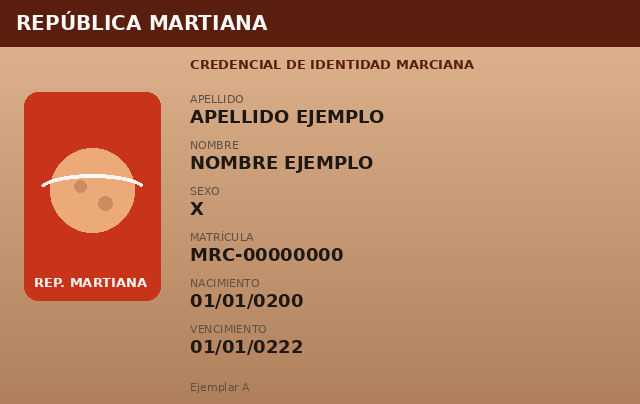
#> input picture HackLab/reversing-apk/desafio-62-capturando-al-ladron-hacklab-2026/assets/modelo-frente.png, 640 x 404 px, found by its file name
$ python forjar_frente.py modelo-frente.png forjado-frente.png
#> lines starting #> are read from the running program, lines starting #| are printed output that depends on the picture
#!/usr/bin/env python3
"""Reescribe los valores del frente de la CIM con los datos del objetivo,
manteniendo diseño, colores y logo intactos (para no superar el umbral del
hash perceptual del servidor).

Uso: python forjar_frente.py modelo-frente.png forjado-frente.png
"""
import sys
from PIL import Image, ImageDraw, ImageFont

src, out = sys.argv[1], sys.argv[2]
im = Image.open(src).convert("RGB")
#> im is the input picture: PIL image 640x404 RGB; mean R, G, B 182.9, 127.5, 95.1
d = ImageDraw.Draw(im)

TXT = (58, 36, 27)  # color del texto oscuro de la credencial
fuente = ImageFont.truetype("C:/Windows/Fonts/arialbd.ttf", 19)

# (x_izq, y_sup_valor, y_inf_valor, valor_nuevo)
valores = [
    (189, 108, 128, "VENKRA DOSS"),
    (189, 154, 174, "KAIRA LOM"),
    (189, 200, 216, "F"),
    (189, 246, 262, "MRC-48217390"),
    (189, 292, 310, "14/03/0219"),
    (189, 338, 356, "14/03/0241"),
]


def tapar_fondo(x0, y0, x1, y1):
    # El panel tiene un degradado: se copia una tira limpia (sin texto) de la
    # columna derecha de la misma banda y se estira para cubrir el valor viejo.
    strip = im.crop((440, y0, 460, y1)).resize((x1 - x0, y1 - y0))
    im.paste(strip, (x0, y0))


for x, y0, y1, _ in valores:
    tapar_fondo(x, y0 - 2, 470, y1 + 3)
#> this loop made 6 passes
#> pass 1, in tapar_fondo, `strip = im.crop((440, y0, 460, y1)).resize((x1 - x0, y1 - y0))`:
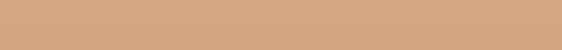
#> strip: PIL image 281x25 RGB (shown 2 times larger); mean R, G, B 210.9, 166.4, 129.7
#> pass 3, in tapar_fondo (call 3), `strip = im.crop((440, y0, 460, y1)).resize((x1 - x0, y1 - y0))`:
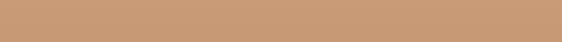
#> strip: PIL image 281x21 RGB (shown 2 times larger); mean R, G, B 199.9, 154.2, 117.7
for x, y0, _, nuevo in valores:
    d.text((x, y0 - 3), nuevo, font=fuente, fill=TXT)

im.save(out, "PNG")
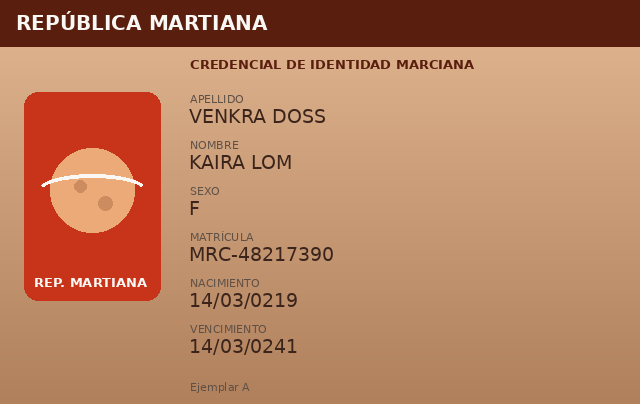
#> saved as forjado-frente.png: PIL image 640x404 RGB; mean R, G, B 184.4, 128.6, 95.9
print("guardado", out)

$ run again, with HackLab/reversing-apk/desafio-62-capturando-al-ladron-hacklab-2026/assets/forjado-dorso.png copied over HackLab/reversing-apk/desafio-62-capturando-al-ladron-hacklab-2026/assets/modelo-frente.png
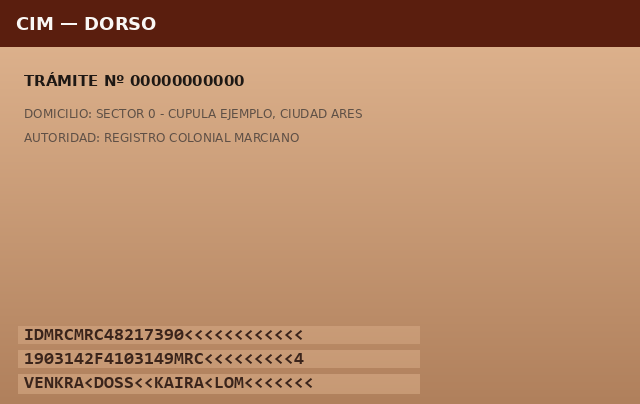
#> input picture HackLab/reversing-apk/desafio-62-capturando-al-ladron-hacklab-2026/assets/forjado-dorso.png, 640 x 404 px, found by its file name
#> im is the input picture: PIL image 640x404 RGB; mean R, G, B 183.8, 137.3, 103.9
#> `im.save(out, "PNG")`:
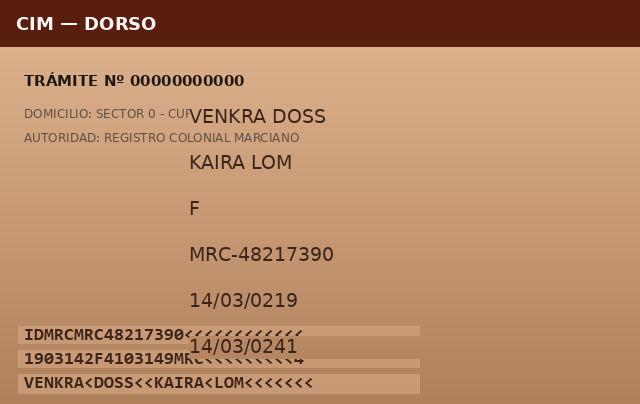
#> saved as forjado-frente.png: PIL image 640x404 RGB; mean R, G, B 182.4, 136.1, 102.9
